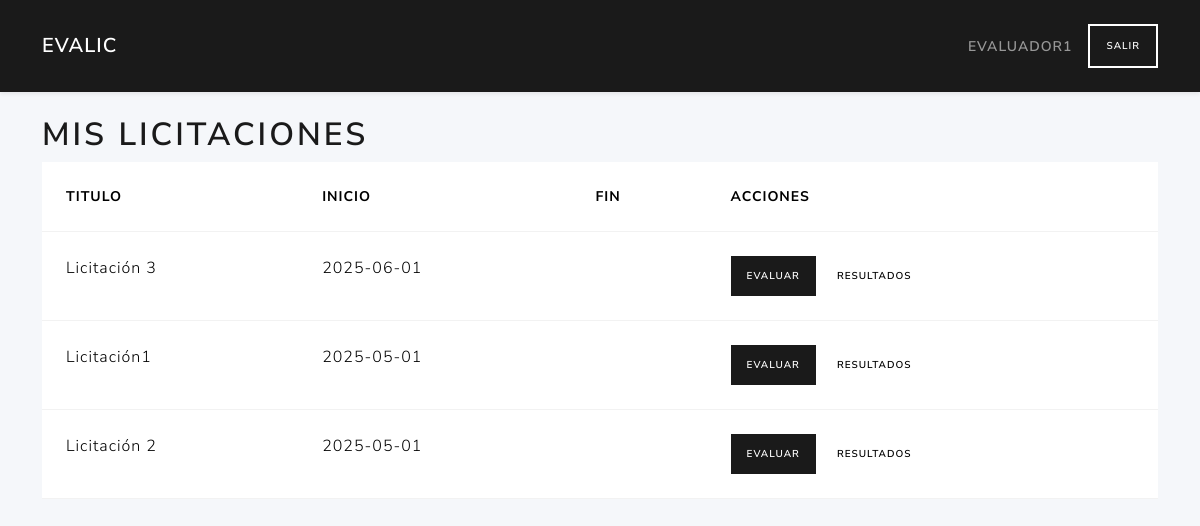
Before: /evaluador/ (signed in) with the older database file.
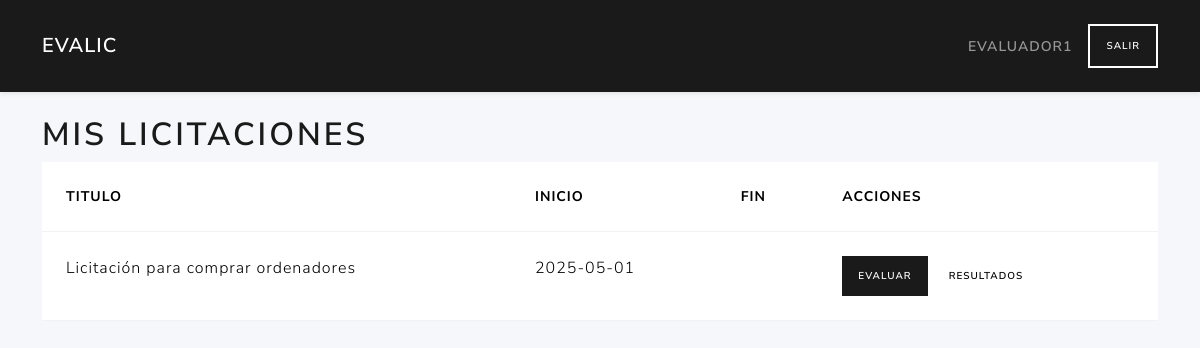
After: the same page with the newer database file.
### tables this page shows
CREATE TABLE licitaciones (
        id INTEGER PRIMARY KEY AUTOINCREMENT,
        user_id INTEGER NOT NULL,
        external_id TEXT NOT NULL,
        title TEXT NOT NULL,
        description TEXT,
        fecha_inicio TEXT NOT NULL,
        fecha_adjudicacion TEXT,
        FOREIGN KEY (user_id) REFERENCES users(id)
    );

### routes/evaluador_routes.py (the view)
@evaluador_bp.route('/')
def index():
    if 'user_id' not in session or session.get('role_id') != 3:
        return redirect(url_for('auth.login'))
    db = get_db(current_app)
    licitaciones = listar_por_evaluador(db, session['user_id'])
    return render_template('evaluador/index.html', licitaciones=licitaciones)

### app.py (called while the page is built)
def create_app():
    app = Flask(__name__)
    app.config.from_object(Config)
    @app.context_processor
    def utility_processor():
        from flask import request, url_for
        def url_for_other_page(page):
            args = request.args.copy()
            args['page'] = page
            return url_for('licitaciones.index', **args)
        return dict(url_for_other_page=url_for_other_page)
    app.teardown_appcontext(close_connection)
    with app.app_context():
        init_db(app)
    app.register_blueprint(auth_bp)
    app.register_blueprint(user_bp)
    app.register_blueprint(licitaciones_bp)
    app.register_blueprint(ofertas_bp)
    app.register_blueprint(licitantes_bp)
    app.register_blueprint(evaluador_bp)
    from routes.criterios_routes import criterios_bp
    app.register_blueprint(criterios_bp)
    return app

### models/dao.py (called while the page is built)
def get_db(app):
    db = getattr(g, '_database', None)
    if db is None:
        db = g._database = sqlite3.connect(app.config['DATABASE'])
        db.row_factory = sqlite3.Row
    return db

def close_connection(exception):
    db = getattr(g, '_database', None)
    if db is not None:
        db.close()

### templates/evaluador/index.html (shortened to what this page needs)
{% extends 'base.html' %}
{% block content %}
<h1>Mis licitaciones</h1>
<table class="table">
  <thead>
    <tr>
      <th>Titulo</th>
      <th>Inicio</th>
      <th>Fin</th>
      <th>Acciones</th>
    </tr>
  </thead>
  <tbody>
    {% for lic in licitaciones %}
    <tr>
      <td>{{ lic.title }}</td>
      <td>{{ lic.fecha_inicio }}</td>
      <td>{{ lic.fecha_fin }}</td>
      <td>
        <a href="#" class="btn btn-primary btn-sm">Evaluar</a>
        <a href="#" class="btn btn-secondary btn-sm">Resultados</a>
      </td>
    </tr>
    {% endfor %}
  </tbody>
</table>
{% endblock %}

Changed rows visible on the page:
removed licitaciones: title "Licitación 3", fecha_inicio "2025-06-01"
removed licitaciones: title "Licitación 2", fecha_inicio "2025-05-01"
changed licitaciones: title "Licitación1" → "Licitación para comprar ordenadores"
